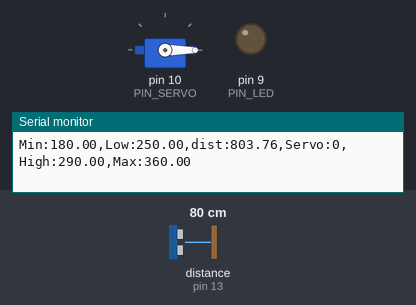
Recording of a sketch running on a simulated Arduino Uno, built with avr-gcc and run on an emulated ATmega328P. On the bench: servo, output pins drawn as LEDs (lit = HIGH), the last lines printed to the serial monitor. Wiring (inferred from the names in the program): ultrasonic range finder: trigger pin 12; echo pin 13. Inputs (shaded band) come from the test bench; at power-on: distance to the obstacle (sensor on pin 13) 80 cm. The echo pulse lasts 58.3 µs per cm; pins used as bus, display or sensor lines are not drawn.

Above: at 1.2 s.
1.3 s: distance to the obstacle (sensor on pin 13) set to 35 cm
At 1.45 s:
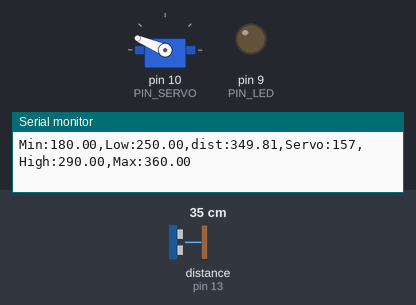
3.2 s: distance to the obstacle (sensor on pin 13) set to 2 cm
At 4.6 s:
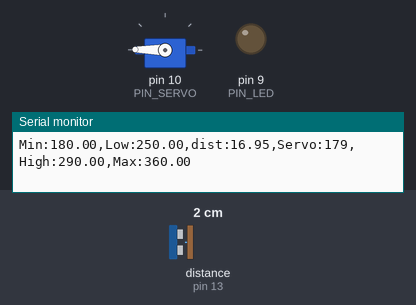
Timing chart, 0 to 6.2 s (numbered marks = the images above; inputs shaded):
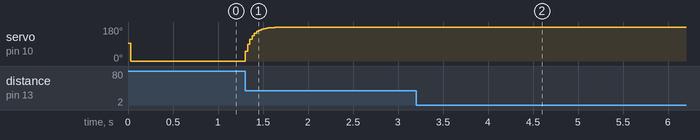

The sketch:

11_example_1.ino
```cpp
#include <Servo.h>

// Arduino pin assignment
#define PIN_LED   9   // LED active-low
#define PIN_TRIG  12  // sonar sensor TRIGGER
#define PIN_ECHO  13  // sonar sensor ECHO
#define PIN_SERVO 10  // servo motor

// configurable parameters for sonar
#define SND_VEL 346.0     // sound velocity at 24 celsius degree (unit: m/sec)
#define INTERVAL 25      // sampling interval (unit: msec)
#define PULSE_DURATION 10 // ultra-sound Pulse Duration (unit: usec)
#define _DIST_MIN 180.0   // minimum distance to be measured (unit: mm)
#define _DIST_MAX 360.0   // maximum distance to be measured (unit: mm)

#define TIMEOUT ((INTERVAL / 2) * 1000.0) // maximum echo waiting time (unit: usec)
#define SCALE (0.001 * 0.5 * SND_VEL) // coefficent to convert duration to distance

#define _EMA_ALPHA 0.3    // EMA weight of new sample (range: 0 to 1)
                          // Setting EMA to 1 effectively disables EMA filter.

// Target Distance
#define _TARGET_LOW  250.0
#define _TARGET_HIGH 290.0

// duty duration for myservo.writeMicroseconds()
// NEEDS TUNING (servo by servo)

#define _DUTY_MIN 500 // servo full clockwise position (0 degree)
#define _DUTY_MAX 2500 // servo full counterclockwise position (180 degree)
#define _DUTY_NEU ((_DUTY_MIN + _DUTY_MAX) / 2) // servo neutral position (90 degree)

// global variables
float  dist_ema, dist_prev = _DIST_MAX; // unit: mm
unsigned long last_sampling_time;       // unit: ms

Servo myservo;

void setup() {
  // initialize GPIO pins
  pinMode(PIN_LED, OUTPUT);
  pinMode(PIN_TRIG, OUTPUT);    // sonar TRIGGER
  pinMode(PIN_ECHO, INPUT);     // sonar ECHO
  digitalWrite(PIN_TRIG, LOW);  // turn-off Sonar

  myservo.attach(PIN_SERVO);
  myservo.writeMicroseconds(_DUTY_NEU);

  // initialize USS related variables
  dist_prev = _DIST_MIN; // raw distance output from USS (unit: mm)
  dist_ema = dist_prev;

  // initialize serial port
  Serial.begin(57600);
  last_sampling_time = millis();
}

void loop() {
  float  dist_raw, dist_filtered;

  // wait until next sampling time.
  // millis() returns the number of milliseconds since the program started.
  // will overflow after 50 days.
  if (millis() < last_sampling_time + INTERVAL)
    return;

  // get a distance reading from the USS
  dist_raw = USS_measure(PIN_TRIG, PIN_ECHO);

  // the range filter
  if ((dist_raw == 0.0) || (dist_raw > _DIST_MAX)) {
      dist_filtered = dist_prev;
  } else if (dist_raw < _DIST_MIN) {
      dist_filtered = dist_prev;
  } else {    // In desired Range
      dist_filtered = dist_raw;
      dist_prev = dist_raw;
  }

  // Modify the below line to implement the EMA equation
  dist_ema = _EMA_ALPHA * dist_filtered + (1.0 - _EMA_ALPHA) * dist_ema;

  float servo_deg;
  if (dist_ema <= _DIST_MIN) {
    servo_deg = 0.0f;
  } else if (dist_ema >= _DIST_MAX) {
    servo_deg = 180.0f;
  } else {
    servo_deg = (dist_ema - _DIST_MIN) * (180.0f / (_DIST_MAX - _DIST_MIN));
  }
  int duty_us = (int)(_DUTY_MIN + (servo_deg / 180.0f) * (_DUTY_MAX - _DUTY_MIN) + 0.5f);
  myservo.writeMicroseconds(duty_us);

  // adjust servo position according to the USS read value
  // add your code here!
  digitalWrite(PIN_LED, (dist_ema >= _DIST_MIN && dist_ema <= _DIST_MAX) ? LOW : HIGH);


  // output the distance to the serial port
  Serial.print("Min:");    Serial.print(_DIST_MIN);
  Serial.print(",Low:");   Serial.print(_TARGET_LOW);
  Serial.print(",dist:");  Serial.print(dist_raw);
  Serial.print(",Servo:"); Serial.print(myservo.read());
  Serial.print(",High:");  Serial.print(_TARGET_HIGH);
  Serial.print(",Max:");   Serial.print(_DIST_MAX);
  Serial.println("");

  // update last sampling time
  last_sampling_time += INTERVAL;
}

// get a distance reading from USS. return value is in millimeter.
float USS_measure(int TRIG, int ECHO)
{
  digitalWrite(TRIG, LOW);
  delayMicroseconds(2);
  digitalWrite(TRIG, HIGH);
  delayMicroseconds(PULSE_DURATION);
  digitalWrite(TRIG, LOW);

  unsigned long dur = pulseIn(ECHO, HIGH, (unsigned long)TIMEOUT);
  if (dur == 0) return 0.0f;
  return dur * SCALE; // unit: mm
}
```

Measured:
- after the input at 3.2 s, servo on pin 10 (PIN_SERVO): 180° → 179° after 0.05 s
